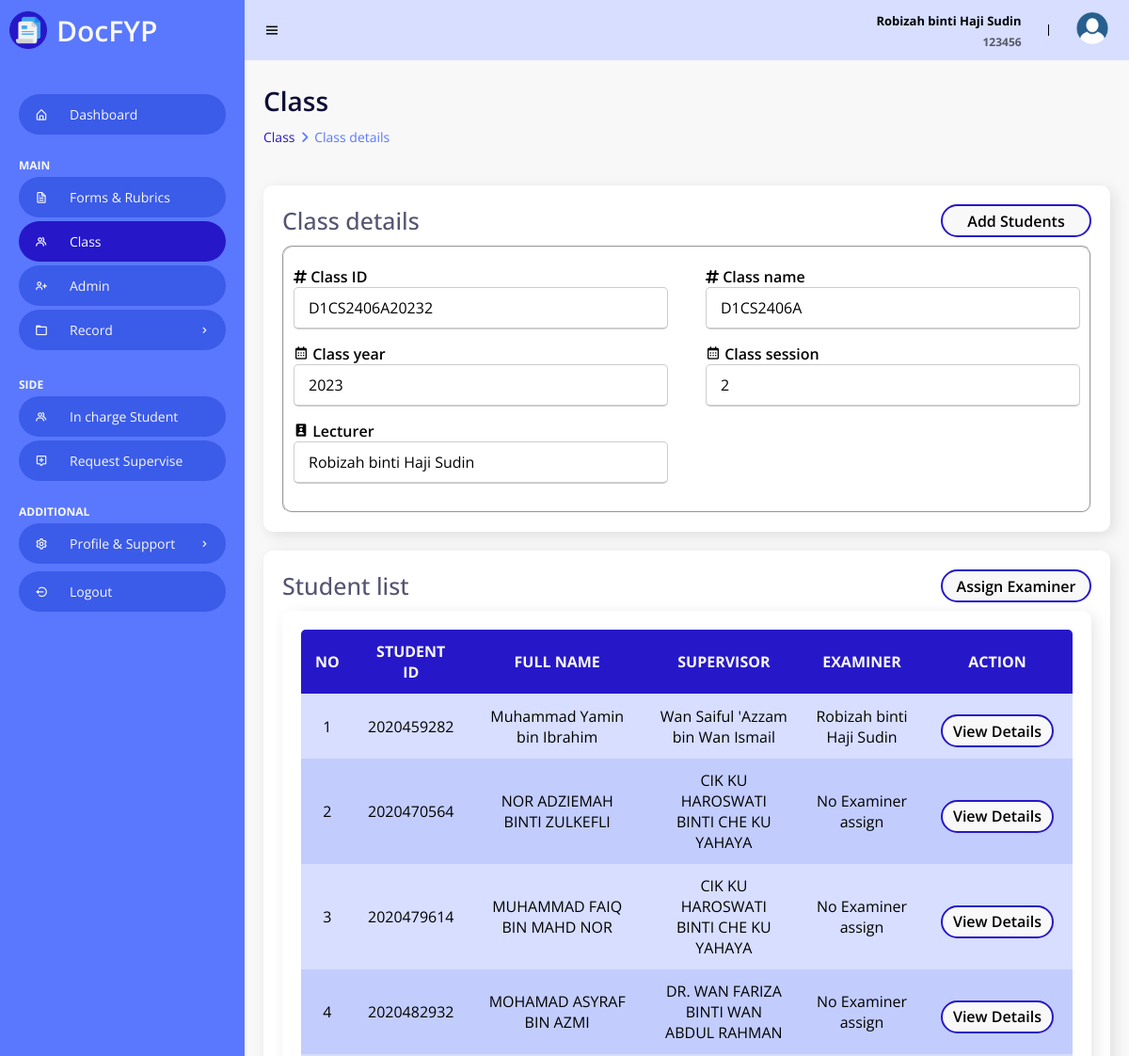
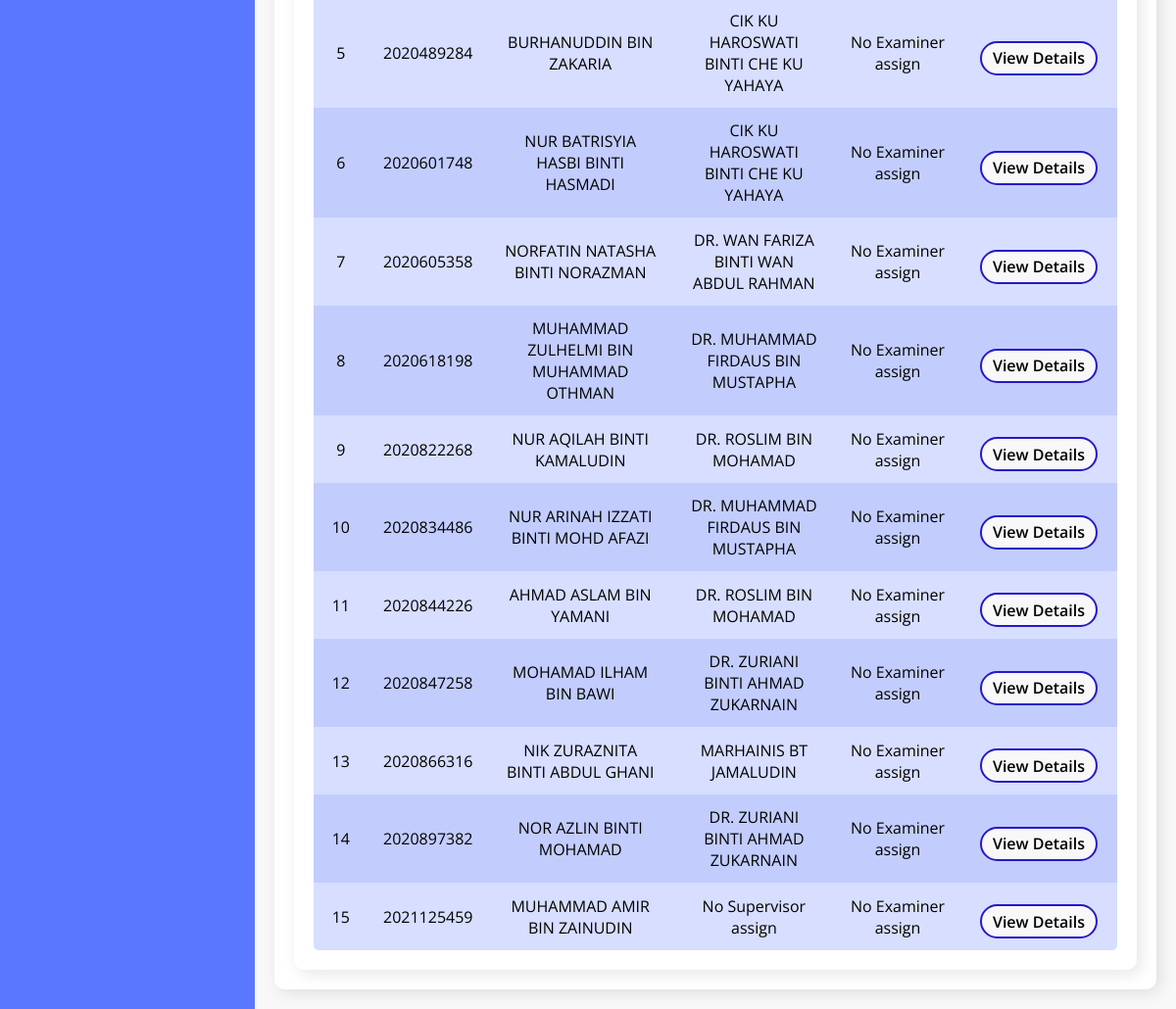
Page /Admin/classDetail.php?classID=D1CS2406A20232 (signed in) on the committed database (2 pictures, top to bottom).
### tables this page shows
CREATE TABLE `class` (
  `classID` varchar(100) NOT NULL,
  `className` varchar(100) NOT NULL,
  `classYear` varchar(10) NOT NULL,
  `classSession` varchar(10) NOT NULL,
  `adminID` varchar(10) DEFAULT NULL
);

CREATE TABLE `student` (
  `studID` varchar(10) NOT NULL,
  `studName` varchar(50) NOT NULL,
  `studEmail` varchar(50) NOT NULL,
  `studPassword` varchar(50) NOT NULL,
  `studPhoneNum` varchar(15) DEFAULT NULL,
  `studFYPTitle` varchar(100) NOT NULL,
  `studSV` varchar(10) DEFAULT NULL,
  `studExam` varchar(10) DEFAULT NULL,
  `classID` varchar(100) DEFAULT NULL
);

CREATE TABLE `lecturer` (
  `lectID` varchar(10) NOT NULL,
  `lectName` varchar(50) NOT NULL,
  `lectEmail` varchar(50) NOT NULL,
  `lectOuriginalEmail` varchar(100) NOT NULL,
  `lectPassword` varchar(50) NOT NULL,
  `lectPhoneNum` varchar(50) DEFAULT NULL,
  `lectRoomNum` varchar(15) DEFAULT NULL
);

### Admin/classDetail.php (the view, shortened to what this page needs)
<!DOCTYPE html>
<html>
<head>
	<link rel="stylesheet" href="StyleHome.css">
	<link href='https://unpkg.com/boxicons@2.0.9/css/boxicons.min.css' rel='stylesheet'>
	<link rel="stylesheet" href="https://cdnjs.cloudflare.com/ajax/libs/font-awesome/6.4.0/css/all.min.css">
	<?php
	include("../Dbconn.php");
	?>
</head>
<body>
	<section id="sidebar">
		<a href="Home.php" class="brand">
			<img class="logo" src="/Edms/images/logo.png" alt="Logo">
			DocFYP
		</a>
		<ul class="side-menu">
			<li><a href="Home.php"><i class='bx bx-home-alt icon' ></i>Dashboard</a></li>
			<li class="divider" data-text="main">Main</li>
			<li><a href="FormRubric.php"><i class='bx bx-file icon'></i> Forms & Rubrics</a></li>
			<li><a href="class.php" class="active"><i class='bx bx-group icon' ></i></i> Class</a></li>
			<li><a href="admin.php"><i class='bx bx-user-plus icon'></i> Admin</a></li>
			<li>
				<a href="#"><i class='bx bx-folder icon' ></i> Record <i class='bx bx-chevron-right icon-right' ></i></a>
			</li>
			<li class="divider" data-text="SIDE">Side Features</li>
			<li><a href="studentIC.php"><i class='bx bx-group icon' ></i></i>In charge Student</a></li>
			<li><a href="requestSupervise.php"><i class='bx bx-message-alt-add icon'></i> Request Supervise </a></li>
			<li class="divider" data-text="ADDITIONAL">Setting & Support</li>
			<li>
				<a href="#"><i class='bx bx-cog icon' ></i> Profile & Support <i class='bx bx-chevron-right icon-right' ></i></a>
			</li>
			<li><a href="/Edms/Logout.php"><i class='bx bx-log-out-circle icon'></i> Logout</a></li>
		</ul>
	</section>
	<section id="content">
		<nav>
			<i class='bx bx-menu toggle-sidebar' ></i>
            <div class="sessionInfo">
            	<?php
            	if (isset($_SESSION["log"]) && ($_SESSION["log"] == 3)) {
            		?>
            		<div class="userFullName">
            			<p><?php echo $_SESSION["admin_name"] ?></p>
            		</div>
            		<div class="userID">
            			<p><?php echo $_SESSION["admin_id"]; ?></p>
            		</div>
            		<?php
            	} else {
            		echo "<meta http-equiv=\"refresh\" content=\"2;URL=../Login.php\"/>";
            	}
            	?>
            </div>
            <div class="profile">
            	<img src="/Edms/images/userdp.png" alt="Profile picture">
            </div>
        </nav>
        <main>
        	<?php $class_id = $_GET['classID']; ?>
        	<h1 class="title"> Class </h1>
        	<ul class="breadcrumbs">
        		<li><a href="class.php">Class</a></li>
        		<li class="divider"><i class="fa fa-solid fa-angle-right"></i></li>
        		<li><a href="classDetail.php?classID=<?php echo $class_id; ?>" class="active">Class details</a></li>
        	</ul>
        	<br>
        	<div class="data">
        		<div class="content-data">
        			<div class="titleContentWButton">
        				<h1 class="titleContent">Class details</h1>
        				<a href="classAddStudent.php?classID=<?php echo $class_id; ?>">
        					<button class="addBtn" type="button">
        						Add Students
        					</button>
        				</a>
        			</div>
        			<fieldset>
        				<?php
        				$sql = "SELECT * FROM class WHERE classID = '" .$class_id. "'";
        				$query = mysqli_query($connection, $sql) or die("Query Fail");
        				$data = mysqli_fetch_array($query);
        				?>
        				<form action="editClassProcess.php" method="POST" enctype="multipart/form-data">
        					<div class="form-details">
        						<div class="input-box">
        							<i class="fa-solid fa-hashtag"></i>
        							<span class="details">Class ID</span>
        							<input type="text"
        							value="<?php echo $data['classID']; ?>"
        							name="classID"
        							readonly>
        						</div>
        						<div class="input-box">
        							<i class="fa-solid fa-hashtag"></i>
        							<span class="details">Class name</span>
        							<input type="text"
        							value="<?php echo $data['className']; ?>"
        							name="className"
        							readonly>
        						</div>
        						<div class="input-box">
        							<i class='bx bx-calendar'></i>
        							<span class="details">Class year</span>
        							<input type="text"
        							value="<?php echo $data['classYear']; ?>"
        							name="classYear"
        							readonly>
        						</div>
        						<div class="input-box">
        							<i class='bx bx-calendar'></i>
        							<span class="details">Class session</span>
        							<input type="text"
        							value="<?php echo $data['classSession']; ?>"
        							name="classSession"
        							readonly>
        						</div>
        						<div class="input-box">
        							<i class='bx bxs-user-badge' ></i>
        							<span class="details">Lecturer</span><br>
        							<input type="text"
        							<?php
        							$sql = "SELECT * FROM admin";
        							$query = mysqli_query($connection, $sql);
        							while ($row = mysqli_fetch_array($query)) {
        								if ($data["adminID"] == $row["adminID"]) {
        									$admin_name = $row['adminName'];
        								}
        							}
        							?>
        							value="<?php echo $admin_name; ?>" readonly>
        						</div>
        					</div>
        				</form>
        			</fieldset>
        		</div>
        	</div>
        	<div class="data">
        		<div class="content-data">
        			<div class="titleContentWButton">
        				<h1 class="titleContent">Student list</h1>
        				<a href="classDetailAssignExaminer.php?classID=<?php echo $class_id ?>">
        					<button class="addBtn" type="button">
        						Assign Examiner
        					</button>
        				</a>
        			</div>
        			<?php
        			$sql = "SELECT * FROM student WHERE classID = '".$class_id ."'";
        			$query = mysqli_query($connection, $sql) or die("not found");
        			$count = 1;
        			?>
        			<div class="content-data">
        				<table>
        					<tr>
        						<th>no</th>
        						<th>student id</th>
        						<th>full name</th>
        						<th>supervisor</th>
        						<th>examiner</th>
        						<th>action</th>
        					</tr>
        					<?php
        					while ($row= mysqli_fetch_array($query)) {
        						$sqlSV = "SELECT * FROM lecturer WHERE lectID = '".$row['studSV']."'";
        						$querySV = mysqli_query($connection, $sqlSV);
        						$rowSV = mysqli_fetch_array($querySV);
        						$sqlExam = "SELECT * FROM lecturer WHERE lectID = '".$row['studExam']."'";
        						$queryExam = mysqli_query($connection, $sqlExam);
        						$rowExam = mysqli_fetch_array($queryExam);
        						if (!empty($row['studSV'])) {
        							$sqlSV = "SELECT * FROM lecturer WHERE lectID = '".$row['studSV']."'";
        							$sqlAdminSV = "SELECT * FROM admin WHERE adminID = '".$row['studSV']."'";
        							$querySV = mysqli_query($connection, $sqlSV);
        							$queryAdminSV = mysqli_query($connection, $sqlAdminSV);
        							$rowSV = mysqli_fetch_array($querySV);
        							$rowAdminSV = mysqli_fetch_array($queryAdminSV);
        						} else {
        							$rowSV = null;
        							$rowAdminSV = null;
        						}
        						if (!empty($row['studExam'])) {
        							$sqlExam = "SELECT * FROM lecturer WHERE lectID = '".$row['studExam']."'";
        							$sqlAdminExam = "SELECT * FROM admin WHERE adminID = '".$row['studExam']."'";
        							$queryExam = mysqli_query($connection, $sqlExam);
        							$queryAdminExam = mysqli_query($connection, $sqlAdminExam);
        							$rowExam = mysqli_fetch_array($queryExam);
        							$rowAdminExam = mysqli_fetch_array($queryAdminExam);
        						} else {
        							$rowExam = null;
        							$rowAdminExam = null;
        						}
        						?>
        						<tr>
        							<td><?php echo $count; ?></td>
        							<td><?php echo $row["studID"] ?></td>
        							<td><?php echo $row["studName"] ?></td>
        							<td>
        								<?php
        								if ($rowSV != null) {
        									echo $rowSV["lectName"];
        								} elseif ($rowAdminSV != null) {
        									echo $rowAdminSV["adminName"];
        								} else {
        									echo "No Supervisor assign";
        								}
        								?>
        							</td>
        							<td>
        								<?php
        								if ($rowExam != null) {
        									echo $rowExam["lectName"];
        								} elseif ($rowAdminExam != null) {
        									echo $rowAdminExam["adminName"];
        								} else {
        									echo "No Examiner assign";
        								}
        								?>
        								<td>
        									<a href="classDetailStudent.php?studID=<?php echo $row["studID"]; ?>">
        										<button>View Details</button>
        									</a>
        								</td>
        							</tr>
        							<?php
        							$count++;
        						}
        						?>
        					</table>
        				</div>
        			</div>
        		</div>
        	</main>
        </section>
    </body>
    </html>

### rows in the picture
class: classID "D1CS2406A20232", className "D1CS2406A", classYear "2023", classSession "2"
student: studID "2020459282", studName "Muhammad Yamin bin Ibrahim", lecturer.lectName "Wan Saiful 'Azzam bin Wan Ismail", admin.adminName "Robizah binti Haji Sudin"
student: studID "2020470564", studName "NOR ADZIEMAH BINTI ZULKEFLI", lecturer.lectName "CIK KU HAROSWATI BINTI CHE KU YAHAYA", shows "No Examiner assign"
student: studID "2020479614", studName "MUHAMMAD FAIQ BIN MAHD NOR", lecturer.lectName "CIK KU HAROSWATI BINTI CHE KU YAHAYA", shows "No Examiner assign"
student: studID "2020482932", studName "MOHAMAD ASYRAF BIN AZMI", lecturer.lectName "DR. WAN FARIZA BINTI WAN ABDUL RAHMAN", shows "No Examiner assign"
student: studID "2020489284", studName "BURHANUDDIN BIN ZAKARIA", lecturer.lectName "CIK KU HAROSWATI BINTI CHE KU YAHAYA", shows "No Examiner assign"
student: studID "2020601748", studName "NUR BATRISYIA HASBI BINTI HASMADI", lecturer.lectName "CIK KU HAROSWATI BINTI CHE KU YAHAYA", shows "No Examiner assign"
student: studID "2020605358", studName "NORFATIN NATASHA BINTI NORAZMAN", lecturer.lectName "DR. WAN FARIZA BINTI WAN ABDUL RAHMAN", shows "No Examiner assign"
student: studID "2020618198", studName "MUHAMMAD ZULHELMI BIN MUHAMMAD OTHMAN", lecturer.lectName "DR. MUHAMMAD FIRDAUS BIN MUSTAPHA", shows "No Examiner assign"
student: studID "2020822268", studName "NUR AQILAH BINTI KAMALUDIN", lecturer.lectName "DR. ROSLIM BIN MOHAMAD", shows "No Examiner assign"
student: studID "2020834486", studName "NUR ARINAH IZZATI BINTI MOHD AFAZI", lecturer.lectName "DR. MUHAMMAD FIRDAUS BIN MUSTAPHA", shows "No Examiner assign"
student: studID "2020844226", studName "AHMAD ASLAM BIN YAMANI", lecturer.lectName "DR. ROSLIM BIN MOHAMAD", shows "No Examiner assign"
student: studID "2020847258", studName "MOHAMAD ILHAM BIN BAWI", lecturer.lectName "DR. ZURIANI BINTI AHMAD ZUKARNAIN", shows "No Examiner assign"
student: studID "2020866316", studName "NIK ZURAZNITA BINTI ABDUL GHANI", lecturer.lectName "MARHAINIS BT JAMALUDIN", shows "No Examiner assign"
student: studID "2020897382", studName "NOR AZLIN BINTI MOHAMAD", lecturer.lectName "DR. ZURIANI BINTI AHMAD ZUKARNAIN", shows "No Examiner assign"
student: studID "2021125459", studName "MUHAMMAD AMIR BIN ZAINUDIN", shows "No Supervisor assign", shows "No Examiner assign"

### other values in the picture
$_SESSION["admin_name"] "Robizah binti Haji Sudin"
$_SESSION["admin_id"] "123456"
